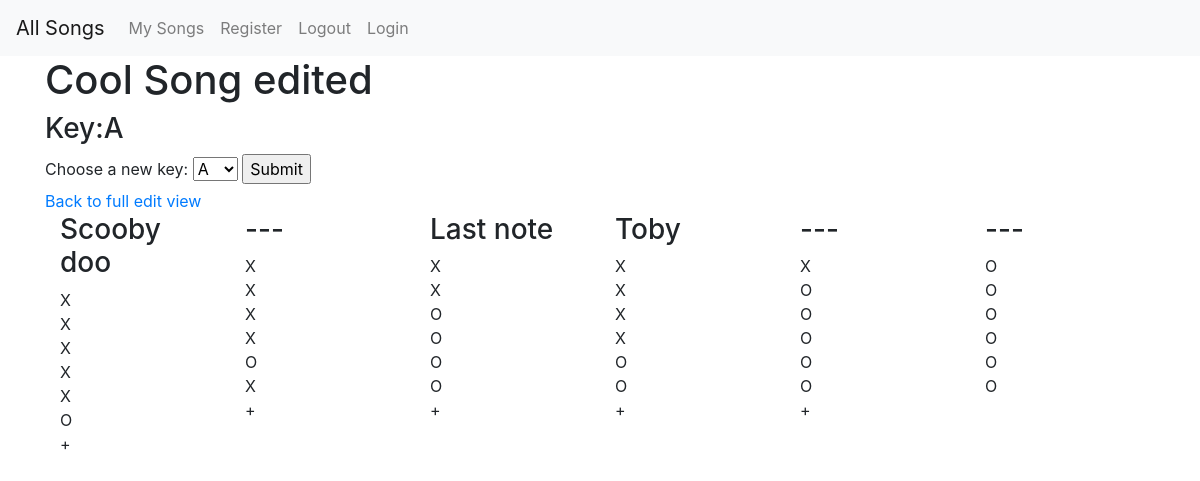
Before: /song_edit_key/5 with the older database file.
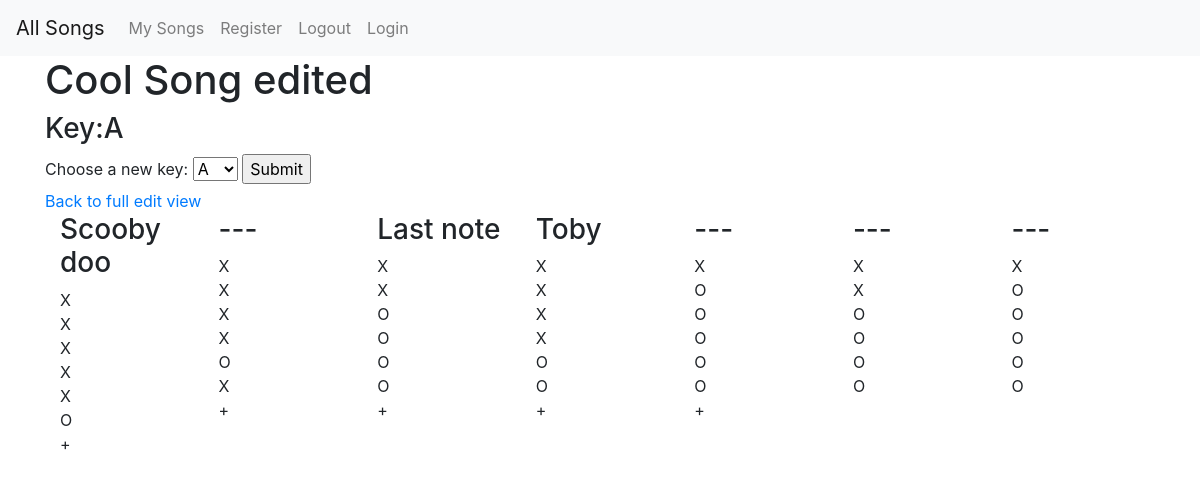
After: the same page with the newer database file.
### tabs/models.py (models this page shows, shortened)
class Notes(models.Model):
    upper_octave = models.BooleanField(default = False)
    comment = models.CharField(max_length = 50)
    hole_1 = models.BooleanField(default = False)
    hole_2 = models.BooleanField(default = False)
    hole_3 = models.BooleanField(default = False)
    hole_4 = models.BooleanField(default = False)
    hole_5 = models.BooleanField(default = False)
    hole_6 = models.BooleanField(default = False)
    song = models.ForeignKey(Song, on_delete = models.SET_NULL, null=True)

### tabs/views.py (the view)
# urls.py: path('song_edit_key/<int:pk>', views.song_edit_key, name='edit_key'),
def song_edit_key(request, pk):
    song = Song.objects.get(id=pk)
    notes = song.notes_set.all()
    if request.method == 'POST':
        new_key = request.POST['keys']
        song.key = new_key
        song.save()
        page_back_url = "/edit/" + str(pk) + "/"
        return redirect(page_back_url)
    context = {'notes': notes, 'song': song}
    return render(request, 'tabs/song_edit_key.html', context)

### tabs/templates/tabs/song_edit_key.html (shortened to what this page needs)
{% extends "tabs/base.html" %}
{% block body_block %}
    <h1>{{ song.name }}</h1>
    <h3>Key:{{ song.key }}</h3>
    <form action="" method="POST">
        <label for="keys">Choose a new key:</label>
          <select id="keys" name="keys">
            <option value="A">A</option>
          </select>
          <input type="submit">
    </form>
    <a class = 'button' href="{% url 'edit' pk=song.pk %}">Back to full edit view</a>
<div class="container">
    <div class="row align-items-start">
    {% for note in notes %}
        <div class="col">
            <h3>{{ note.comment }}</h3>
            {% if note.hole_1 == True %}
            <div>X</div>
            {% else %}
            <div>O</div>
            {% endif %}
            {% if note.hole_2 == True %}
            <div>X</div>
            {% else %}
            <div>O</div>
            {% endif %}
            {% if note.hole_3 == True %}
            <div>X</div>
            {% else %}
            <div>O</div>
            {% endif %}
            {% if note.hole_4 == True %}
            <div>X</div>
            {% else %}
            <div>O</div>
            {% endif %}
            {% if note.hole_5 == True %}
            <div>X</div>
            {% else %}
            <div>O</div>
            {% endif %}
            {% if note.hole_6 == True %}
            <div>X</div>
            {% else %}
            <div>O</div>
            {% endif %}
            {% if note.upper_octave == True %}
            <div>+</div>
            {% else %}
            <div></div>
            {% endif %}
        </div>
    {% endfor %}
    </div>
</div>
{% endblock %}

Changed rows visible on the page:
changed Notes (number 6 of 7 on the later page): hole_1 "O" → "X"; hole_2 "O" → "X"
added Notes: comment "---", hole_1 "X", hole_2 "O", hole_3 "O", hole_4 "O", hole_5 "O", hole_6 "O"
